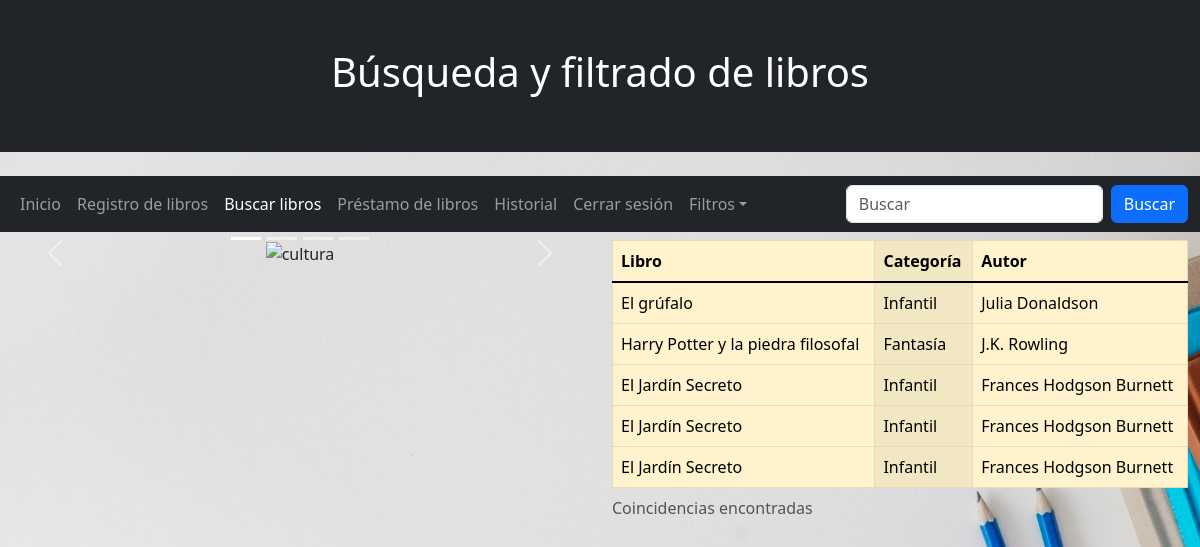
The page /busqueda.php on the database its author committed.
### tables this page shows
CREATE TABLE IF NOT EXISTS `libros` (
  `IdLibro` int(11) NOT NULL AUTO_INCREMENT,
  `IdCategoria` int(11) NOT NULL,
  `Titulo` varchar(50) NOT NULL,
  `Autor` varchar(50) NOT NULL,
  `Numero` varchar(50) NOT NULL DEFAULT ' ' COMMENT 'Es la clave del libro con el que fue registrado',
  `Descripcion` text NOT NULL,
  `EsPrestado` varchar(10) NOT NULL DEFAULT 'NO',
  PRIMARY KEY (`IdLibro`)
);

CREATE TABLE IF NOT EXISTS `categorias` (
  `IdCategoria` int(11) NOT NULL AUTO_INCREMENT,
  `NombreCategoria` varchar(50) NOT NULL,
  PRIMARY KEY (`IdCategoria`)
);

### busqueda.php (the view, shortened to what this page needs)
<?php
include_once "conexion.php";
?>
<!DOCTYPE html>
<html lang="es">
<head>
  <link href="css/bootstrap.min.css" rel="stylesheet">
  <link rel="stylesheet" href="css/style.css">
</head>
<body class="background">
  <div class="w-100 p-5 mb-4 text-bg-info text-center text-white bg-dark">
    <h1>Búsqueda y filtrado de libros</h1>
  </div>
  <nav class="navbar navbar-expand-sm bg-dark navbar-dark sticky-top">
    <div class="container-fluid">
      <ul class="navbar-nav ">
        <li class="nav-item">
          <a class="nav-link" href="dashboard.php">Inicio</a>
        </li>
        <li class="nav-item">
          <a class="nav-link" href="registro.php">Registro de libros</a>
        </li>
        <li class="nav-item">
          <a class="nav-link active" href="busqueda.php">Buscar libros</a>
        </li>
        <li class="nav-item">
          <a class="nav-link" href="prestamo.php">Préstamo de libros</a>
        </li>
        <li class="nav-item">
          <a class="nav-link" href="historial.php">Historial</a>
        </li>
        <li class="nav-item">
          <a class="nav-link" href="index.php">Cerrar sesión</a>
        </li>
        <li class="nav-item dropdown">
          <a class="nav-link dropdown-toggle" data-bs-toggle="dropdown">Filtros</a>
        </li>
      </ul>
      <form class="d-flex">
        <input class="form-control me-2" id="libro_buscar" type="text" placeholder="Buscar">
        <button class="btn btn-primary" type="button" onclick="buscar_libro()">Buscar</button>
      </form>
    </div>
  </nav>
  <div class="container-fluid mt-2">
    <div class="row">
      <div class="col">
        <div id="demo" class="carousel slide" data-bs-ride="carousel">
          <div class="carousel-indicators">
            <button type="button" data-bs-target="#demo" data-bs-slide-to="0" class="active"></button>
            <button type="button" data-bs-target="#demo" data-bs-slide-to="1"></button>
            <button type="button" data-bs-target="#demo" data-bs-slide-to="2"></button>
            <button type="button" data-bs-target="#demo" data-bs-slide-to="3"></button>
          </div>
          <div class="carousel-inner">
            <div class="carousel-item active text-center">
              <img src="img/cultura.png" alt="cultura" class="tamanio tamanio_ancho">
            </div>
          </div>
          <button class="carousel-control-prev" type="button" data-bs-target="#demo" data-bs-slide="prev">
            <span class="carousel-control-prev-icon"></span>
          </button>
          <button class="carousel-control-next" type="button" data-bs-target="#demo" data-bs-slide="next">
            <span class="carousel-control-next-icon"></span>
          </button>
        </div>
      </div>
      <div class="col">
        <div class="table-responsive-sm">
          <table class="table table-striped-columns table-hover	table-bordered table-warning align-middle">
            <thead class="table-light">
              <caption>Coincidencias encontradas</caption>
              <tr>
                <th>Libro</th>
                <th>Categoría</th>
                <th>Autor</th>
              </tr>
            </thead>
            <tbody id="tbody-libros" class="table-group-divider">
              <?php
              $sql = "SELECT * FROM libros";
              $libro_st = $pdo->prepare($sql);
              $libro_st->execute();
              while ($libro = $libro_st->fetch()) {
              ?>
                <tr class="table-warning" title='<?= $libro['Descripcion'] ?>' data-bs-toggle="tooltip">
                  <td scope="row"><?= $libro['Titulo'] ?></td>
                  <td>
                    <?php
                    $libro_IdCategoria = $libro['IdCategoria'];
                    $sql = "SELECT * FROM categorias WHERE IdCategoria = '{$libro_IdCategoria}' LIMIT 1";
                    $libro_categoria_st = $pdo->prepare($sql);
                    $libro_categoria_st->execute();
                    $libro_categoria = $libro_categoria_st->fetch();
                    echo $libro_categoria['NombreCategoria'];
                    ?>
                  </td>
                  <td><?= $libro['Autor'] ?></td>
                </tr>
              <?php
              }
              ?>
          </table>
        </div>
      </div>
    </div>
  </div>
</body>
</html>

### css/style.css (style rules this page uses)
:root { --main: #ab25be; }
.tamanio { height: 400px; }
.tamanio_ancho { width: 600px; }
.background { background-image: url("../img/background.jpg"); }

### rows shown on the page
libros: Titulo "El grúfalo", IdCategoria.NombreCategoria "Infantil", Autor "Julia Donaldson"
libros: Titulo "Harry Potter y la piedra filosofal", IdCategoria.NombreCategoria "Fantasía", Autor "J.K. Rowling"
libros: Titulo "El Jardín Secreto", IdCategoria.NombreCategoria "Infantil", Autor "Frances Hodgson Burnett"
libros: Titulo "El Jardín Secreto", IdCategoria.NombreCategoria "Infantil", Autor "Frances Hodgson Burnett"
libros: Titulo "El Jardín Secreto", IdCategoria.NombreCategoria "Infantil", Autor "Frances Hodgson Burnett"
